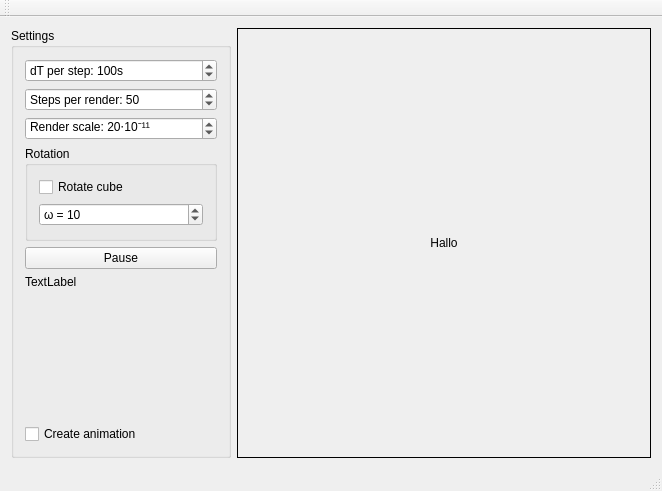
<?xml version="1.0" encoding="UTF-8"?>
<ui version="4.0">
 <class>MainWindow</class>
 <widget class="QMainWindow" name="MainWindow">
  <property name="geometry">
   <rect>
    <x>0</x>
    <y>0</y>
    <width>662</width>
    <height>491</height>
   </rect>
  </property>
  <property name="sizePolicy">
   <sizepolicy hsizetype="Expanding" vsizetype="Expanding">
    <horstretch>0</horstretch>
    <verstretch>0</verstretch>
   </sizepolicy>
  </property>
  <property name="windowTitle">
   <string>Gravitational Simulation</string>
  </property>
  <widget class="QWidget" name="centralWidget">
   <layout class="QHBoxLayout" name="horizontalLayout">
    <item>
     <widget class="QGroupBox" name="groupBox">
      <property name="minimumSize">
       <size>
        <width>220</width>
        <height>0</height>
       </size>
      </property>
      <property name="maximumSize">
       <size>
        <width>220</width>
        <height>16777215</height>
       </size>
      </property>
      <property name="styleSheet">
       <string notr="true"/>
      </property>
      <property name="title">
       <string>Settings</string>
      </property>
      <property name="flat">
       <bool>false</bool>
      </property>
      <layout class="QVBoxLayout" name="verticalLayout">
       <item>
        <widget class="QSpinBox" name="dtBox">
         <property name="styleSheet">
          <string notr="true"/>
         </property>
         <property name="suffix">
          <string>s</string>
         </property>
         <property name="prefix">
          <string>dT per step: </string>
         </property>
         <property name="minimum">
          <number>10</number>
         </property>
         <property name="maximum">
          <number>10000</number>
         </property>
         <property name="value">
          <number>100</number>
         </property>
        </widget>
       </item>
       <item>
        <widget class="QSpinBox" name="stepsBox">
         <property name="styleSheet">
          <string notr="true"/>
         </property>
         <property name="prefix">
          <string>Steps per render: </string>
         </property>
         <property name="minimum">
          <number>1</number>
         </property>
         <property name="maximum">
          <number>10000</number>
         </property>
         <property name="value">
          <number>50</number>
         </property>
        </widget>
       </item>
       <item>
        <widget class="QSpinBox" name="scaleBox">
         <property name="suffix">
          <string>⋅10⁻¹¹</string>
         </property>
         <property name="prefix">
          <string>Render scale: </string>
         </property>
         <property name="minimum">
          <number>1</number>
         </property>
         <property name="maximum">
          <number>99999</number>
         </property>
         <property name="value">
          <number>20</number>
         </property>
        </widget>
       </item>
       <item>
        <widget class="QGroupBox" name="groupBox_2">
         <property name="title">
          <string>Rotation</string>
         </property>
         <layout class="QVBoxLayout" name="verticalLayout_3">
          <item>
           <widget class="QCheckBox" name="rotCheck">
            <property name="text">
             <string>Rotate cube</string>
            </property>
           </widget>
          </item>
          <item>
           <widget class="QSpinBox" name="rotSpeed">
            <property name="prefix">
             <string>ω = </string>
            </property>
            <property name="minimum">
             <number>1</number>
            </property>
            <property name="maximum">
             <number>99999</number>
            </property>
            <property name="value">
             <number>10</number>
            </property>
           </widget>
          </item>
          <item>
           <spacer name="verticalSpacer_2">
            <property name="orientation">
             <enum>Qt::Vertical</enum>
            </property>
            <property name="sizeHint" stdset="0">
             <size>
              <width>20</width>
              <height>1</height>
             </size>
            </property>
           </spacer>
          </item>
         </layout>
        </widget>
       </item>
       <item>
        <widget class="QPushButton" name="runButton">
         <property name="text">
          <string>Pause</string>
         </property>
        </widget>
       </item>
       <item>
        <widget class="QLabel" name="infoLabel">
         <property name="minimumSize">
          <size>
           <width>0</width>
           <height>90</height>
          </size>
         </property>
         <property name="styleSheet">
          <string notr="true">font: 10pt &quot;Courier New&quot;;</string>
         </property>
         <property name="text">
          <string>TextLabel</string>
         </property>
         <property name="alignment">
          <set>Qt::AlignLeading|Qt::AlignLeft|Qt::AlignTop</set>
         </property>
        </widget>
       </item>
       <item>
        <spacer name="verticalSpacer">
         <property name="orientation">
          <enum>Qt::Vertical</enum>
         </property>
         <property name="sizeHint" stdset="0">
          <size>
           <width>20</width>
           <height>40</height>
          </size>
         </property>
        </spacer>
       </item>
       <item>
        <widget class="QCheckBox" name="animCheck">
         <property name="text">
          <string>Create animation</string>
         </property>
        </widget>
       </item>
      </layout>
     </widget>
    </item>
    <item>
     <layout class="QVBoxLayout" name="verticalLayout_2">
      <property name="sizeConstraint">
       <enum>QLayout::SetMinimumSize</enum>
      </property>
      <item>
       <widget class="QLabel" name="imgLabel">
        <property name="sizePolicy">
         <sizepolicy hsizetype="Expanding" vsizetype="MinimumExpanding">
          <horstretch>0</horstretch>
          <verstretch>0</verstretch>
         </sizepolicy>
        </property>
        <property name="minimumSize">
         <size>
          <width>400</width>
          <height>400</height>
         </size>
        </property>
        <property name="frameShape">
         <enum>QFrame::Box</enum>
        </property>
        <property name="text">
         <string>Hallo</string>
        </property>
        <property name="alignment">
         <set>Qt::AlignCenter</set>
        </property>
       </widget>
      </item>
     </layout>
    </item>
   </layout>
  </widget>
  <widget class="QMenuBar" name="menuBar">
   <property name="geometry">
    <rect>
     <x>0</x>
     <y>0</y>
     <width>662</width>
     <height>22</height>
    </rect>
   </property>
  </widget>
  <widget class="QToolBar" name="mainToolBar">
   <attribute name="toolBarArea">
    <enum>TopToolBarArea</enum>
   </attribute>
   <attribute name="toolBarBreak">
    <bool>false</bool>
   </attribute>
  </widget>
  <widget class="QStatusBar" name="statusBar"/>
 </widget>
 <layoutdefault spacing="6" margin="11"/>
 <resources/>
 <connections/>
</ui>
